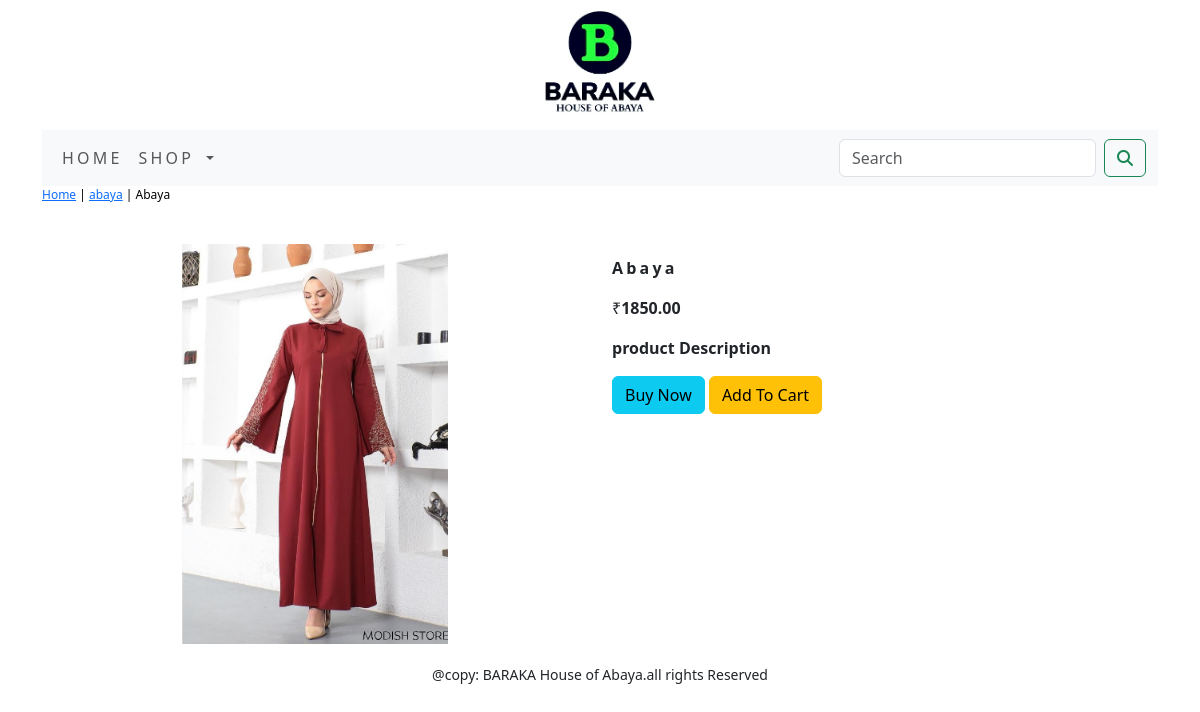
/shop/abaya/abaya, run on the app's committed database.
### shop/models.py (models this page shows, shortened)
class Product(models.Model):
    name=models.CharField(max_length=250,unique=True)
    slug=models.SlugField(max_length=250,unique=True)
    description=models.TextField(blank=True)
    price=models.DecimalField(max_digits=10,decimal_places=2)
    category=models.ForeignKey(Category,on_delete=models.CASCADE)
    image=models.ImageField(upload_to='product',blank=True)
    stock=models.IntegerField()
    available=models.BooleanField(default=True)
    created=models.DateTimeField(auto_now_add=True)
    updated=models.DateTimeField(auto_now=True)
    class Meta:
        ordering=('name',)
        verbose_name='product'
        verbose_name_plural='products'

class Category(models.Model):
    name=models.CharField(max_length=250,unique=True)
    slug=models.SlugField(max_length=250,unique=True)
    description=models.TextField(blank=True)
    image=models.ImageField(upload_to='category',blank=True)
    class Meta:
        ordering=('name',)
        verbose_name='category'
        verbose_name_plural='categories'
    def get_url(self):
        return reverse('shop:products_by_category',args=[self.slug])
    def __str__(self):
        return '{}'.format(self.name)

### shop/views.py (the view)
# urls.py: path('<slug:c_slug>/<slug:product_slug>', views.proDetail, name='prodCatdetail')
def proDetail(request,c_slug,product_slug):
    try:
        product=Product.objects.get(category__slug=c_slug,slug=product_slug)
    except Exception as e:
        raise e
    return render(request,'product.html',{'product':product})

### cart/context_processors.py (called while the page is built)
def counter(request):
    item_count = 0
    if 'admin' in request.path:
        return {}
    else:
        try:
            cart=Cart.objects.filter(cart_id=_cart_id(request))
            cart_items=CartItem.objects.all().filter(cart=cart[:1])
            for cart_item in cart_items:
                item_count += cart_item.quantity
        except Cart.DoesNotExist:
            item_count =0
    return dict(item_count=item_count)

### cart/views.py (called while the page is built)
def _cart_id(request):
    cart=request.session.session_key
    if not cart:
        cart=request.session.create()
    return cart

### shop/context_processors.py (called while the page is built)
def menu_links(request):
    links=Category.objects.all()
    return dict(links=links)

### templates/product.html (shortened to what this page needs)
{% extends 'base.html' %}
{% load static %}
{% block content %}
<div class="row my_prod_row_class">
    <div class="mx_auto">
        <p> <a href="{% url 'shop:allProdCat' %}">Home</a> | <a href="{{product.category.get_url}}">{{product.category}}</a> | {{product.name}}</p>
    </div>
<div class="container">
<br>
<div class="row">
    <div class="col-12 col-sm-12 col-md-6 cal-lg-6 text-center">
        <div style="min-width:18rem">
            <img src="{{product.image.url}}" style="height:400px;" alt="{{product.name}}">
        </div>
    </div>
     <div class="col-12 col-sm-12 col-md-6 col-lg-6">
         <div>
         <h1 class="my_prod_title"><b>{{product.name}}</b></h1>
         <p>₹<b>{{product.price}}</b></p>
         <p class="my_title"><b>product Description</b></p>
         {% if product.stock <= 0 %}
         <p class="text-justify my_prod_text"><b>Our Of Stock</b></p>
         {% else %}
         <a class="btn btn-info" href="{% url 'cart:add_cart' product.id %}">Buy Now </a> <a class="btn btn-warning" href="{% url 'cart:add_cart' product.id %}">Add To Cart </a>
         {% endif %}
     </div>
 </div>
</div>
</div>
</div>
{% endblock %}

### static/css/custom.css (style rules this page uses)
body { font-family: 'Roboto', sans-serif; }
.my_prod_row_class .mx_auto { color:#000; font-size:12px; text-decoration:none; }
.my_prod_title { font-size:16px; text_transform:uppercase; letter-spacing:.2em; padding-top:15px; padding-bottom:10px; }

### data on the page
Product: category "abaya", name "Abaya", image (picture), price "1850.00"
